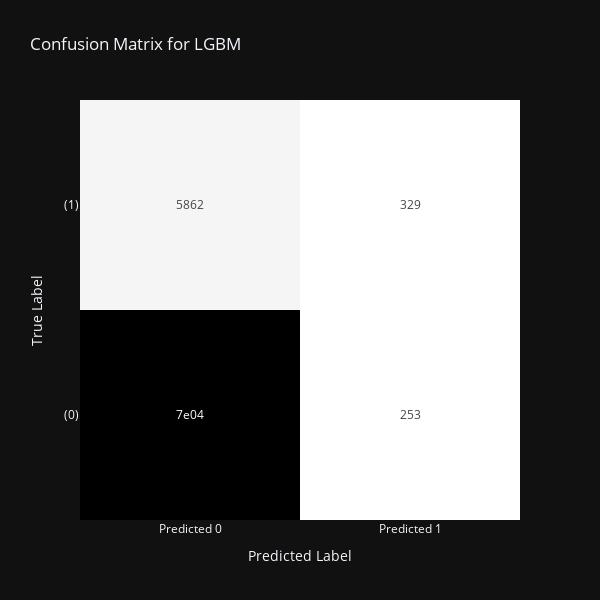
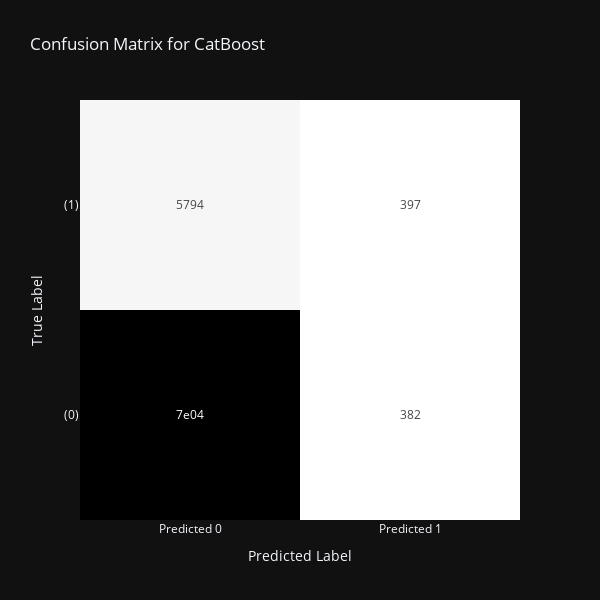
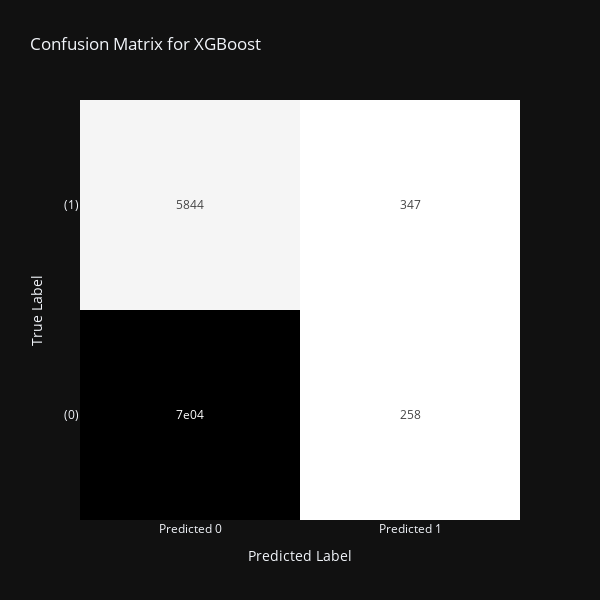

These figures' notebook cell, in order:
### Markdown cell above
Feature Importances

### Code cell
import plotly.graph_objects as go

# Define the matrix values for each model
values_lgbm = [["7e04", 253], [5862, 329]]
values_catboost = [["7e04", 382], [5794, 397]]
values_xgb = [["7e04", 258], [5844, 347]]

# Custom colorscale from grey to dark orange
colorscale = [
    [0, 'black'],        # Grey for lower values
    [1, 'Blues']   # Dark orange for higher values
]

# Create a function to plot a confusion matrix
def plot_confusion_matrix(values, model_name):
    fig = go.Figure(data=go.Heatmap(
            z=values,
            x=['Predicted 0', 'Predicted 1'],
            y=[' (0)', ' (1)'],
            colorscale="Greys",
            showscale=False,
            text=values,
            texttemplate="%{text}",
            hoverinfo="text"
        ))
    fig.update_layout(
        title=f'Confusion Matrix for {model_name}',
        xaxis_title="Predicted Label",
        yaxis_title="True Label",
        template='plotly_dark',
        width=600,
        height=600
    )
    fig.update_traces(showscale=False) # Hide color scale if not needed
    fig.show()

# Plot each model's confusion matrix
plot_confusion_matrix(values_lgbm, 'LGBM')
plot_confusion_matrix(values_catboost, 'CatBoost')
plot_confusion_matrix(values_xgb, 'XGBoost')

### Figure 1 — Plotly figure (JSON) as saved in the notebook; plotly's stock layout.template omitted (floating-point values rounded to 4 significant figures)
{"data": [{"colorscale": [[0, "rgb(255,255,255)"], [0.125, "rgb(240,240,240)"], [0.25, "rgb(217,217,217)"], [0.375, "rgb(189,189,189)"], [0.5, "rgb(150,150,150)"], [0.625, "rgb(115,115,115)"], [0.75, "rgb(82,82,82)"], [0.875, "rgb(37,37,37)"], [1, "rgb(0,0,0)"]], "hoverinfo": "text", "showscale": false, "text": [["7e04", 253], [5862, 329]], "texttemplate": "%{text}", "type": "heatmap", "x": ["Predicted 0", "Predicted 1"], "y": [" (0)", " (1)"], "z": [["7e04", 253], [5862, 329]]}], "layout": {"height": 600, "title": {"text": "Confusion Matrix for LGBM"}, "width": 600, "xaxis": {"title": {"text": "Predicted Label"}}, "yaxis": {"title": {"text": "True Label"}}}}

### Figure 2 — Plotly figure (JSON) as saved in the notebook; plotly's stock layout.template omitted (floating-point values rounded to 4 significant figures)
{"data": [{"colorscale": [[0, "rgb(255,255,255)"], [0.125, "rgb(240,240,240)"], [0.25, "rgb(217,217,217)"], [0.375, "rgb(189,189,189)"], [0.5, "rgb(150,150,150)"], [0.625, "rgb(115,115,115)"], [0.75, "rgb(82,82,82)"], [0.875, "rgb(37,37,37)"], [1, "rgb(0,0,0)"]], "hoverinfo": "text", "showscale": false, "text": [["7e04", 382], [5794, 397]], "texttemplate": "%{text}", "type": "heatmap", "x": ["Predicted 0", "Predicted 1"], "y": [" (0)", " (1)"], "z": [["7e04", 382], [5794, 397]]}], "layout": {"height": 600, "title": {"text": "Confusion Matrix for CatBoost"}, "width": 600, "xaxis": {"title": {"text": "Predicted Label"}}, "yaxis": {"title": {"text": "True Label"}}}}

### Figure 3 — Plotly figure (JSON) as saved in the notebook; plotly's stock layout.template omitted (floating-point values rounded to 4 significant figures)
{"data": [{"colorscale": [[0, "rgb(255,255,255)"], [0.125, "rgb(240,240,240)"], [0.25, "rgb(217,217,217)"], [0.375, "rgb(189,189,189)"], [0.5, "rgb(150,150,150)"], [0.625, "rgb(115,115,115)"], [0.75, "rgb(82,82,82)"], [0.875, "rgb(37,37,37)"], [1, "rgb(0,0,0)"]], "hoverinfo": "text", "showscale": false, "text": [["7e04", 258], [5844, 347]], "texttemplate": "%{text}", "type": "heatmap", "x": ["Predicted 0", "Predicted 1"], "y": [" (0)", " (1)"], "z": [["7e04", 258], [5844, 347]]}], "layout": {"height": 600, "title": {"text": "Confusion Matrix for XGBoost"}, "width": 600, "xaxis": {"title": {"text": "Predicted Label"}}, "yaxis": {"title": {"text": "True Label"}}}}
